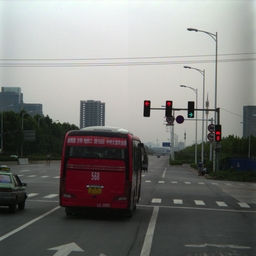
#> input picture ImgData/1.png, 256 x 256 px, shrunk from 1000 x 1000 before the run, given in place of sample33.avi, which was not available
$ python trafficLightDetection.py
#> lines starting #> are read from the running program, lines starting #| are printed output that depends on the picture; after the words box and inside, x2 and y2 are one past the last pixel; in counts of white or black regions, pixels touching at a corner belong together; pictures that were not available may be replaced by others from this repository, and a replacement may not be noted
# -*- coding: utf-8 -*-
"""
Spyder Editor

This is a temporary script file.
"""

import cv2
import numpy as np
import matplotlib.pyplot as plt
import queue

# define for visiable
IMAGESHOW = 0;
DEBUG4YCbCr = 0;
resizeFactor = 0.4;

def VideoLoad(FilePath):
    cap = cv2.VideoCapture(FilePath);
    return cap;


def VideoDetection(cap):
    while(1):
        ret, frame = cap.read();
#> frame is the input picture: shape (256, 256, 3); mean B, G, R 120.9, 124, 124
        if(ret == False):
            print("Video Detection finished!\n");
            break;
        Detection(frame);

def Detection(Image):
    resizeImg = ImageResize(Image, resizeFactor);

    ImgYCbCr = CaluYCbCr(resizeImg);
    #ImageShow("ImgYCbCr", ImgYCbCr, 1);
    # low for green light, high for red light
    ImgCb = ImageThreshold(ImgYCbCr, 190, 60);
    #ImageShow("ImgCb", ImgCb, 0);
    ClosedImage = CloseOperationImage(ImgCb);
    #ImageShow("ClosedImage", ClosedImage, 0);
    circlePoint = BFSImage(ClosedImage);
    #StableCirclePoint = BoundingBoxStable(circlePoint);
    #circleImage = CirclePlot(Image, StableCirclePoint);
    circleImage = CirclePlot(Image, circlePoint);
    ImageShow("circleImage", circleImage, 0);

# [8 lines left out: function ImageLoad, not called in this run]

def CirclePlot(Image, circlePoint):
    WHITE = (0,0,0)
    width = 30;
    height = 30;
    CircleImage = Image.copy();
    for point in circlePoint:
        cv2.circle(CircleImage,(int(point[1]/resizeFactor),int(point[0]/resizeFactor)), 3, WHITE,-1);
    for point in circlePoint:
        pt1 = (int(point[1]/resizeFactor) - width, int(point[0]/resizeFactor) - height);
        pt2 = (int(point[1]/resizeFactor) + width, int(point[0]/resizeFactor) + height);
        cv2.rectangle(CircleImage, pt1, pt2, WHITE);
    return CircleImage


#def DilateImage(Image):
#def ErodeImage(Image):
def CloseOperationImage(Image):
    kernel_erode = cv2.getStructuringElement(cv2.MORPH_CROSS,(1, 1));
    kernel_dilate = cv2.getStructuringElement(cv2.MORPH_RECT,(5, 5));
    closedImage = cv2.morphologyEx(Image, cv2.MORPH_ERODE, kernel_erode);
    closedImage = cv2.morphologyEx(closedImage, cv2.MORPH_DILATE, kernel_dilate);
    return closedImage;


def BFSImage(Image):
    height, width = Image.shape;
    ImgBFS = np.zeros((height, width), dtype = "uint8");
    q = queue.Queue();
    lightPoint = [];
    for i in range(0, height):
        for j in range(0, width):
            if(ImgBFS[i,j] == 0) and (Image[i,j] == 255):
                q.put([i,j]);
                count = 0;
                node_x = 0;
                node_y = 0;
                while not q.empty():
                    node = q.get();
                    ImgBFS[node[0],node[1]] = 1;
                    if(node[0]+1 < height):
                        if(ImgBFS[node[0]+1,node[1]] == 0) and (Image[node[0]+1,node[1]] == 255):
                            q.put([node[0]+1,node[1]]);
                    if(node[1]+1 < width):
                        if(ImgBFS[node[0],node[1]+1] == 0) and (Image[node[0],node[1]+1] == 255):
                            q.put([node[0],node[1]+1]);
                    if(node[0]-1 > 0):
                        if(ImgBFS[node[0]-1,node[1]] == 0) and (Image[node[0]-1,node[1]] == 255):
                            q.put([node[0]-1,node[1]]);
                    if(node[1]-1 > 0):
                        if(ImgBFS[node[0],node[1]-1] == 0) and (Image[node[0],node[1]-1] == 255):
                            q.put([node[0],node[1]-1]);
                    count = count + 1;
                    node_y = node_y + node[0];
                    node_x = node_x + node[1];
                #print(node_y/count, node_x/count);
                lightPoint.append([node_y/count, node_x/count]);
            ImgBFS[i,j] = 1;
    return lightPoint;


FirstEnter = 1;
circlePoint_1 = [];
circlePoint_2 = [];
circlePoint_3 = [];
nodeList = [];
ID = 0;

# [71 lines left out: functions BoundingBoxStable, BoundingBoxNearVerify, not called in this run]

def ImageResize(Image, factor):
#> called with factor = 0.4
    ResizeImage = cv2.resize(Image, (0,0), fx=factor, fy=factor);
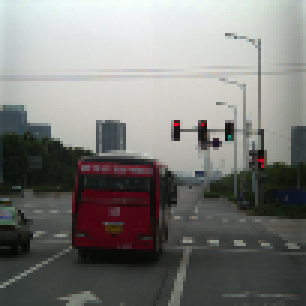
#> ResizeImage: shape (102, 102, 3) (shown 3 times larger); mean B, G, R 121, 124.1, 124.2
#> in CaluYCbCr, `YCbCrImg = cv2.cvtColor(img, cv2.COLOR_BGR2YCrCb);`: YCbCrImg: shape (102, 102, 3); mean of channels 0, 1, 2 123.7, 128.3, 126.4
    return ResizeImage


def ImageThreshold(Image, ThresholdHigh, ThresholdLow):
    _, ImageCb, _ = ImageSpliteSpace(Image);
    #ImgThreshold = cv2.threshold(ImageCb, Threshold, 255, cv2.THRESH_BINARY);
    #ImgThreshold = cv2.threshold(ImageCb, 255 - Threshold, 255, cv2.THRESH_BINARY_INV);
    height, width = ImageCb.shape;
    ImgThreshold = np.zeros((height, width), dtype = "uint8");

    for i in range(0, height):
        for j in range(0, width):
            if (ImageCb[i,j] < ThresholdLow):
                ImgThreshold[i,j] = 255;
            elif (ImageCb[i,j] > ThresholdHigh):
                ImgThreshold[i,j] = 255;
    return ImgThreshold;

def ImageShow(Name, Image, flag):
    if(flag == 1):
        chan0, chan1, chan2 = ImageSpliteSpace(Image);
        #cv2.namedWindow("Image_chan0");
        #cv2.imshow("Image_chan0", chan0);
        cv2.namedWindow("Image_chan1");
        cv2.imshow("Image_chan1", chan1);
        #cv2.namedWindow("Image_chan2");
        #cv2.imshow("Image_chan2", chan2);
        cv2.waitKey(20);

    #elif(flag == 2):
        #plt.imshow(Image);
        #plt.show();
    else:
        cv2.namedWindow(Name);
        cv2.imshow(Name, Image);
        cv2.waitKey(20);
        #cv2.destroyAllWindows()


def ImageSpliteSpace(img):
    channel0 = cv2.split(img)[0];
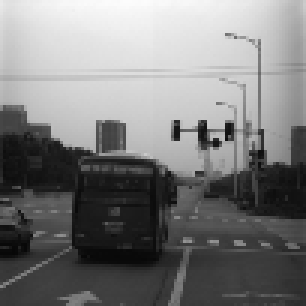
#> channel0: shape (102, 102) (shown 3 times larger); min 7, max 252, mean 123.7
    channel1 = cv2.split(img)[1];
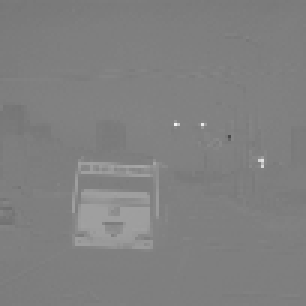
#> channel1: shape (102, 102) (shown 3 times larger); min 72, max 243, mean 128.3
    channel2 = cv2.split(img)[2];
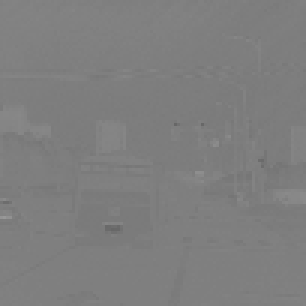
#> channel2: shape (102, 102) (shown 3 times larger); min 103, max 152, mean 126.4
    return channel0,channel1,channel2;


def CaluYCbCr(img):
    YCbCrImg = cv2.cvtColor(img, cv2.COLOR_BGR2YCrCb);
    return YCbCrImg;

def CaluHSV(img):
    HSVImg = cv2.cvtColor(img, cv2.COLOR_BGR2HSV);
    return HSVImg;


def main():
    #Image = ImageLoad("../ImgData/6.png");
    #Detection(Image);
    #CAP = VideoLoad("../VideoData/sample11.avi");
    CAP = VideoLoad("../../../DeepLearningData/trafficLight/sample33.avi");
    VideoDetection(CAP);
#> after the loop in ImageThreshold, `for i in range(0, height):`:
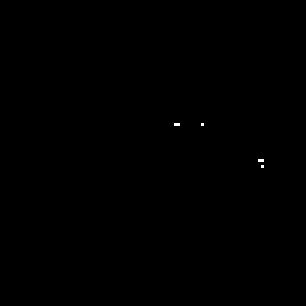
#> ImgThreshold: shape (102, 102) (shown 3 times larger); 0.06% white in thin lines or dots, all inside (x1, y1, x2, y2) = (58, 41, 88, 56)
#> in CloseOperationImage, `closedImage = cv2.morphologyEx(closedImage, cv2.MORPH_DILATE, kernel_d..`:
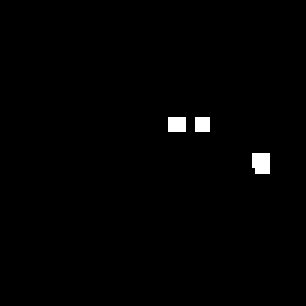
#> closedImage: shape (102, 102) (shown 3 times larger); 0.91% white; 3 white regions, box (x1, y1, x2, y2) and area: (84, 51, 90, 58) 40, (56, 39, 62, 44) 30, (65, 39, 70, 44) 25
#> after the loop in BFSImage, `for i in range(0, height):`: ImgBFS: shape (102, 102); every value is 1
#> in Detection, `circlePoint = BFSImage(ClosedImage);`: circlePoint = [[42.3, 60.01], [42.18, 68.18], [55.99, 88.27]]
#> the loop in CirclePlot, `for point in circlePoint:` made 3 passes
#> after the loop in CirclePlot, `for point in circlePoint:`: CircleImage: shape (256, 256, 3); 0.13% of pixels changed, all inside (x1, y1, x2, y2) = (147, 102, 224, 143)
#> the loop in CirclePlot, `for point in circlePoint:` made 3 passes
#> (point, pt1, pt2) on passes 1 to 3: ([42.3, 60.01], (120, 75), (180, 135)), ([42.18, 68.18], (140, 75), (200, 135)), ([55.99, 88.27], (190, 109), (250, 169))
#> after the loop in CirclePlot, `for point in circlePoint:`:
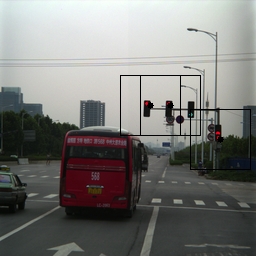
#> CircleImage: shape (256, 256, 3); mean B, G, R 119.5, 122.5, 122.5
    cv2.destroyAllWindows()


if __name__ == "__main__":
    main();

$ run again, on ImgData/11.png
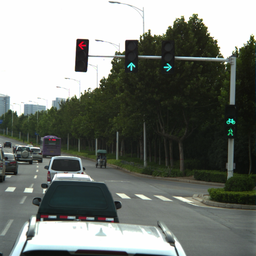
#> input picture ImgData/11.png, 256 x 256 px, shrunk from 1000 x 1000 before the run, given in place of sample33.avi, which was not available
#> in VideoDetection, frame is the input picture: shape (256, 256, 3); mean B, G, R 116.7, 122.7, 117.9
#> YCbCrImg: shape (102, 102, 3); mean of channels 0, 1, 2 120.9, 126.1, 125.8
#> in CloseOperationImage, `closedImage = cv2.morphologyEx(closedImage, cv2.MORPH_DILATE, kernel_d..`:
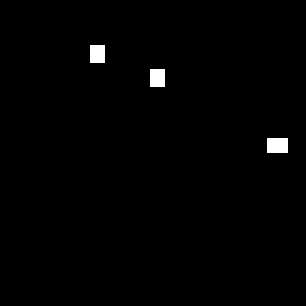
#> closedImage: shape (102, 102) (shown 3 times larger); 0.91% white; 3 white regions, box (x1, y1, x2, y2) and area: (89, 46, 96, 51) 35, (30, 15, 35, 21) 30, (50, 23, 55, 29) 30
#> circlePoint = [[19.01, 33.3], [27.01, 53.3], [49.38, 93.84]]
#> the loop in CirclePlot, `for point in circlePoint:` made 3 passes
#> the loop in CirclePlot, `for point in circlePoint:` made 3 passes
#> (point, pt1, pt2) on passes 1 to 3: ([19.01, 33.3], (53, 17), (113, 77)), ([27.01, 53.3], (103, 37), (163, 97)), ([49.38, 93.84], (204, 93), (264, 153))
#> after the loop in CirclePlot, `for point in circlePoint:`:
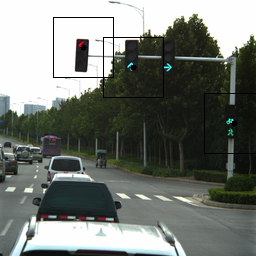
#> CircleImage: shape (256, 256, 3); mean B, G, R 115.3, 121.3, 116.6

$ run again, on ImgData/12.png
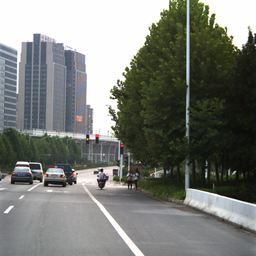
#> input picture ImgData/12.png, 256 x 256 px, shrunk from 1000 x 1000 before the run, given in place of sample33.avi, which was not available
#> in VideoDetection, frame is the input picture: shape (256, 256, 3); mean B, G, R 119, 124.4, 121.8
#> YCbCrImg: shape (102, 102, 3); mean of channels 0, 1, 2 123.2, 127.2, 125.7
#> in CloseOperationImage, `closedImage = cv2.morphologyEx(closedImage, cv2.MORPH_DILATE, kernel_d..`:
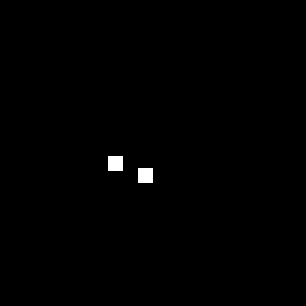
#> closedImage: shape (102, 102) (shown 3 times larger); 0.48% white; 2 white regions, box (x1, y1, x2, y2) and area: (36, 52, 41, 57) 25, (46, 56, 51, 61) 25
#> circlePoint = [[55.18, 39.18], [59.18, 49.18]]
#> the loop in CirclePlot, `for point in circlePoint:` made 2 passes
#> the loop in CirclePlot, `for point in circlePoint:` made 2 passes
#> (point, pt1, pt2) on passes 1 to 2: ([55.18, 39.18], (67, 107), (127, 167)), ([59.18, 49.18], (92, 117), (152, 177))
#> after the loop in CirclePlot, `for point in circlePoint:`:
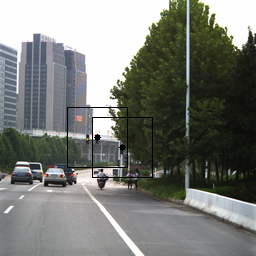
#> CircleImage: shape (256, 256, 3); mean B, G, R 118.2, 123.5, 120.9
